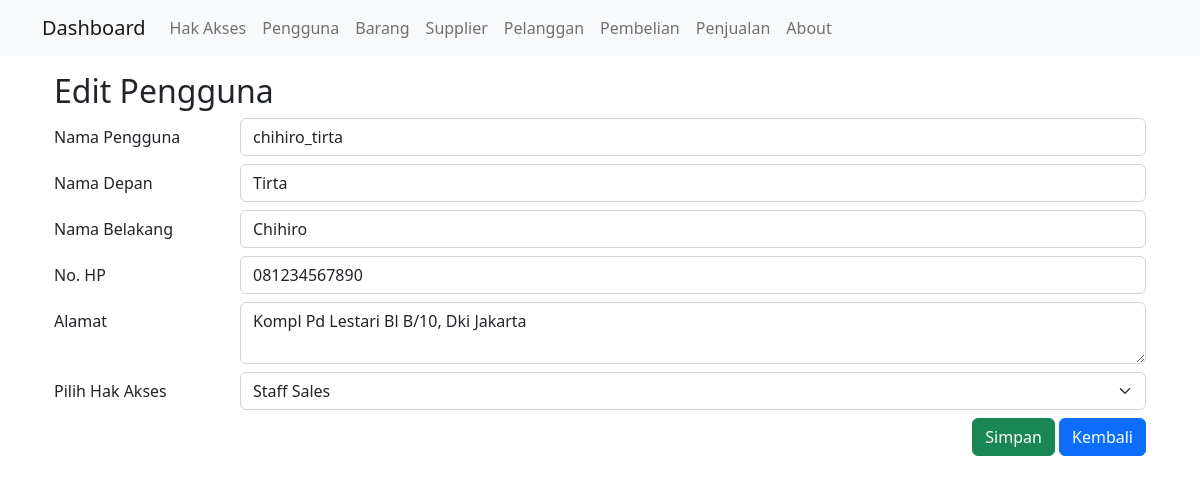
/public/pengguna/edit/1, run on the app's committed database.
### tables this page shows
CREATE TABLE `pengguna` (
  `id_pengguna` bigint(20) NOT NULL,
  `nama_pengguna` varchar(100) NOT NULL,
  `password` varchar(255) NOT NULL,
  `nama_depan` varchar(100) NOT NULL,
  `nama_belakang` varchar(100) NOT NULL,
  `no_hp` varchar(13) DEFAULT NULL,
  `alamat` varchar(255) DEFAULT NULL,
  `id_akses` int(11) NOT NULL
);

CREATE TABLE `hak_akses` (
  `id_akses` int(11) NOT NULL,
  `nama_akses` varchar(100) DEFAULT NULL,
  `keterangan` varchar(255) DEFAULT NULL
);

### app/core/Controller.php (called while the page is built, shortened)
<?php
class Controller{
    public function view($view, $data = [])
    {
        require_once '../app/views/' . $view . '.php';
    }
    public function model($model)
    {
        return new $model;
    }
}

### app/controllers/Pengguna.php (called while the page is built, shortened)
<?php
    class Pengguna extends Controller {
    public function edit($id){
        $data['title'] = 'Detail Pengguna';
        $data['pengguna'] = $this->model('PenggunaModel')->getPenggunaById($id);
        $data['hak_akses'] = $this->model('HakAksesModel')->getAllHakAkses();
        $this->view('pengguna/edit', $data);
    }
}

### app/core/App.php (called while the page is built, shortened)
<?php
class App{
 protected $method = 'index';
 protected $params = [];
 public function __construct(){
    $url = $this->parseURL();
    if($url != null) {
      if(file_exists('../app/controllers/' . $url[0] . '.php')){
        unset($url[0]);
      }
    }
    $this->controller = new $this->controller;
    if(isset($url[1])){
      if(method_exists($this->controller, $url[1])){
        $this->method = $url[1];
        unset($url[1]);
      }
    }
    if(!empty($url)){
      $this->params = array_values($url);
    }
    call_user_func_array([$this->controller, $this->method], $this->params);
  }
  public function parseURL(){
    if( isset($_GET['url'])){
    $url = rtrim($_GET['url'], '/');
    $url = filter_var($url, FILTER_SANITIZE_URL);
    $url = explode('/',$url);
    return $url;
    }
  }
}

### public/index.php (called while the page is built, shortened)
<?php
$app = new App;

### app/core/Database.php (called while the page is built, shortened)
<?php
  class Database{
    private $host = DB_HOST;
    private $user = DB_USER;
    private $pass = DB_PASS;
    private $dbnm = DB_NAME;
    private $dbh;
    private $stmt;
    public function __construct()
    {
      $dsn = 'mysql:host='. $this->host .';dbname='. $this->dbnm;
      $option = [
        PDO::ATTR_PERSISTENT => true,
        PDO::ATTR_ERRMODE => PDO::ERRMODE_EXCEPTION
      ];
      try{
        $this->dbh = new PDO($dsn,$this->user,$this->pass, $option);
      }catch(PDOException $e){
        die($e->getMessage());
      }
    }
    public function query($query)
    {
      $this->stmt = $this->dbh->prepare($query);
    }
    public function bind($param, $value, $type = null){
      if(is_null($type)){
      switch (true) {
        default:
          $type = PDO::PARAM_STR;
        }
      }
      $this->stmt->bindValue($param, $value, $type);
    }
    public function execute()
    {
      $this->stmt->execute();
    }
    public function single()
    {
      $this->execute();
      return $this->stmt->fetch(PDO::FETCH_ASSOC);
    }
  }

### app/models/PenggunaModel.php (called while the page is built, shortened)
<?php
   class PenggunaModel {
      private $table = 'pengguna';
      private $db;
      public function __construct()
      {
         $this->db = new Database;
      }
      public function getPenggunaById($id)
      {
         $this->db->query('SELECT * FROM ' . $this->table . ' INNER JOIN hak_akses ON '. $this->table . '.id_akses = hak_akses.id_akses WHERE id_pengguna = :id');
         $this->db->bind('id', $id);
         return $this->db->single();
      }
   }

### app/views/pengguna/edit.php (the view, shortened to what this page needs)
<div class="container mt-3"><div class="container mt-3">
    <div class="col-6">
        <h2>Edit Pengguna</h2>
    </div>
    <form action="<?= BASEURL; ?>/pengguna/updatePengguna/<?= $data['pengguna']['id_pengguna']; ?>" method="POST" enctype="multipart/form-data">
        <div class="form-group row">
            <label for="nama_pengguna" class="col-sm-2 col-form-label">Nama Pengguna</label>
            <div class="col-sm-10">
                <input class="form-control" type="text" name="nama_pengguna" placeholder="Nama Pengguna" value="<?= $data['pengguna']['nama_pengguna']; ?>">
            </div>
        </div>
        <div class="form-group row mt-2">
            <label for="nama_depan" class="col-sm-2 col-form-label">Nama Depan</label>
            <div class="col-sm-10">
                <input class="form-control" type="text" name="nama_depan" placeholder="Nama Depan" value="<?= $data['pengguna']['nama_depan']; ?>">
            </div>
        </div>
        <div class="form-group row mt-2">
            <label for="nama_belakang" class="col-sm-2 col-form-label">Nama Belakang</label>
            <div class="col-sm-10">
                <input class="form-control" type="text" name="nama_belakang" placeholder="Nama Belakang" value="<?= $data['pengguna']['nama_belakang']; ?>">
            </div>
        </div>
        <div class="form-group row mt-2">
            <label for="no_hp" class="col-sm-2 col-form-label">No. HP</label>
            <div class="col-sm-10">
                <input class="form-control" type="text" name="no_hp" placeholder="No. HP" value="<?= $data['pengguna']['no_hp']; ?>">
            </div>
        </div>
        <div class="form-group row mt-2">
            <label for="no_hp" class="col-sm-2 col-form-label">Alamat</label>
            <div class="col-sm-10">
                <textarea class="form-control" type="text" name="alamat" placeholder="Alamat"><?= $data['pengguna']['alamat']; ?></textarea>
            </div>
        </div>
        <div class="form-group row mt-2">
            <label for="id_akses" class="col-sm-2 col-form-label">Pilih Hak Akses</label>
                <div class="col-sm-10">
                    <select name="id_akses" class="form-select" id="id_akses">
                        <option value="<?= $data['pengguna']['id_akses']; ?>"><?= $data['pengguna']['nama_akses']; ?></option>
                    </select>
                </div>
        </div>
        <div class="text-end">
            <input type="submit" value="Simpan" class="btn btn-success mt-2">
            <a href="<?= BASEURL; ?>/pengguna" class="btn btn-primary mt-2">Kembali</a>
        </div>
    </form>
</div>

### data on the page
pengguna: nama_pengguna "chihiro_tirta", nama_depan "Tirta", nama_belakang "Chihiro", no_hp "081234567890", alamat "Kompl Pd Lestari Bl B/10, Dki Jakarta", id_akses "Staff Sales"
